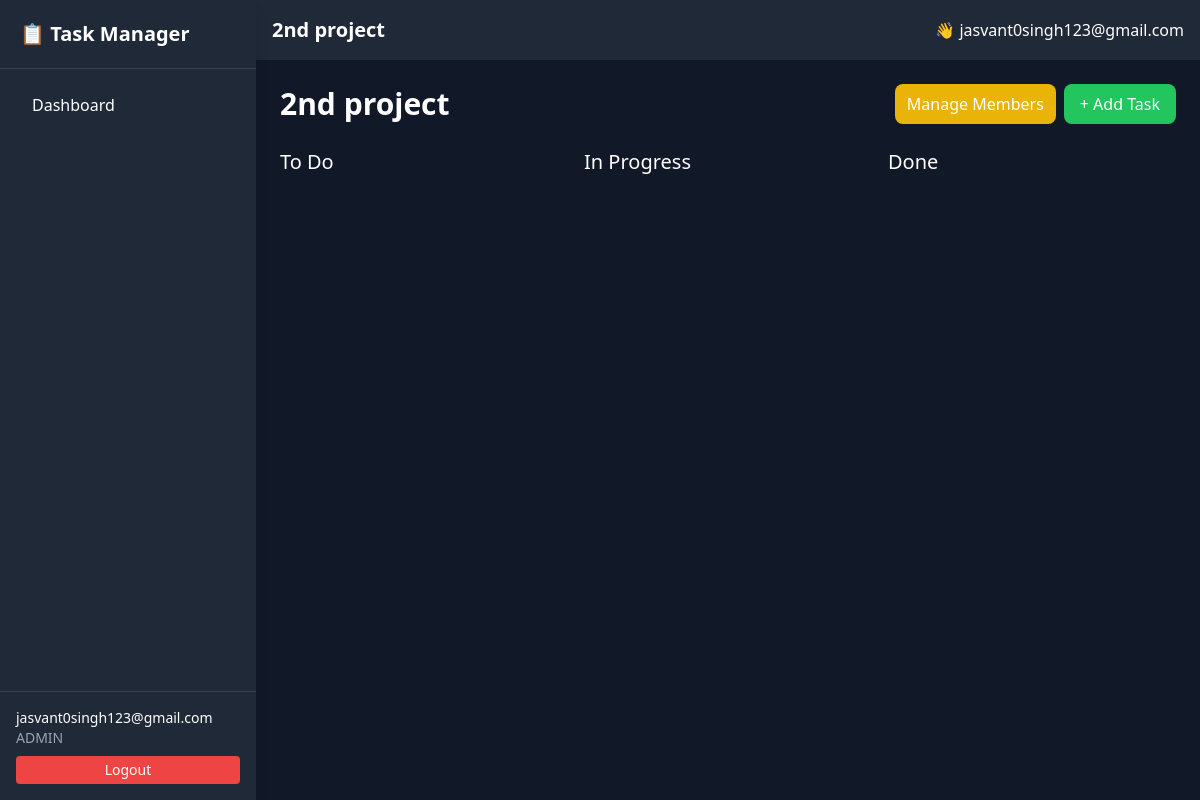
Screenshot of /project/4/ (signed in) with the database file from the repository.
### app/models.py (models this page shows, shortened)
class User(AbstractUser):
    ROLE_CHOICES = (
        ('ADMIN', 'Admin'),
        ('MEMBER', 'Member'),
    )
    role = models.CharField(max_length=10, choices=ROLE_CHOICES, default='MEMBER')

class Project(models.Model):
    name = models.CharField(max_length=255)
    description = models.TextField(blank=True)
    created_by = models.ForeignKey(User, on_delete=models.CASCADE, related_name='created_projects')
    members = models.ManyToManyField(User, related_name='projects')
    created_at = models.DateTimeField(auto_now_add=True)

### app/views.py (the view)
# urls.py: path('project/<int:project_id>/', project_detail, name="project_detail"),
@login_required
def project_detail(request, project_id):
    project = Project.objects.get(id=project_id)
    if request.user not in project.members.all():
        return redirect("dashboard")
    tasks = project.tasks.all()
    if request.user.role == "MEMBER":
        tasks = tasks.filter(assigned_to=request.user)
    return render(request, "project_detail.html", {
        "project": project,
        "tasks": tasks
    })

### app/templates/project_detail.html (shortened to what this page needs)
{% extends "base.html" %}
{% block page_title %}{{ project.name }}{% endblock %}
{% block content %}
<div class="w-full max-w-6xl">
    <div class="flex justify-between items-center mb-6">
        <h1 class="text-3xl font-bold">{{ project.name }}</h1>
        <div class="flex gap-2">
            {% if request.user == project.created_by %}
            <a href="/project/{{ project.id }}/members/"
            class="bg-yellow-500 px-3 py-2 rounded-lg">
                Manage Members
            </a>
            {% endif %}
            {% if request.user.role == "ADMIN" %}
            <a href="/create-task/{{ project.id }}/"
            class="bg-green-500 px-4 py-2 rounded-lg">
                + Add Task
            </a>
            {% endif %}
        </div>
    </div>
    <div class="grid grid-cols-1 md:grid-cols-3 gap-4">
        <div>
            <h2 class="text-xl mb-3">To Do</h2>
        </div>
        <div>
            <h2 class="text-xl mb-3">In Progress</h2>
        </div>
        <div>
            <h2 class="text-xl mb-3">Done</h2>
        </div>
    </div>
</div>
{% endblock %}

### app/templates/base.html (shortened to what this page needs)
{% load static tailwind_tags %}
<!DOCTYPE html>
<html lang="en">
<head>
    {% tailwind_css %}
</head>
<body x-data="{ sidebarOpen: false }" class="bg-gray-900 text-white">
<aside
    :class="sidebarOpen ? 'translate-x-0' : '-translate-x-full'"
    class="fixed md:translate-x-0 transform top-0 left-0 w-64 h-screen
           bg-gray-800 shadow-lg z-50 flex flex-col
           transition-transform duration-300">
    <div class="p-5 border-b border-gray-700">
        <h1 class="text-xl font-bold">📋 Task Manager</h1>
    </div>
    <nav class="flex-1 p-4 space-y-2">
        <a href="/dashboard/" class="block px-4 py-2 rounded hover:bg-gray-700">
            Dashboard
        </a>
    </nav>
    <div class="p-4 border-t border-gray-700 text-sm">
        <p>{{ request.user.username }}</p>
        <p class="text-gray-400">{{ request.user.role }}</p>
        <form method="post" action="{% url 'logout' %}">
            <button class="mt-2 bg-red-500 px-3 py-1 rounded w-full">
                Logout
            </button>
        </form>
    </div>
</aside>
<main class="md:ml-64 min-h-screen">
    <header class="bg-gray-800 p-4 flex justify-between items-center">
        <h2 class="text-xl font-bold">
            {% block page_title %}{% endblock %}
        </h2>
        <div>
            👋 {{ request.user.username }}
        </div>
    </header>
    <div class="p-6">
        {% block content %}{% endblock %}
    </div>
</main>
</body>
</html>

### rows the page displays
User: user.username "jasvant0singh123@gmail.com", user.role "ADMIN"
Project: name "2nd project"
